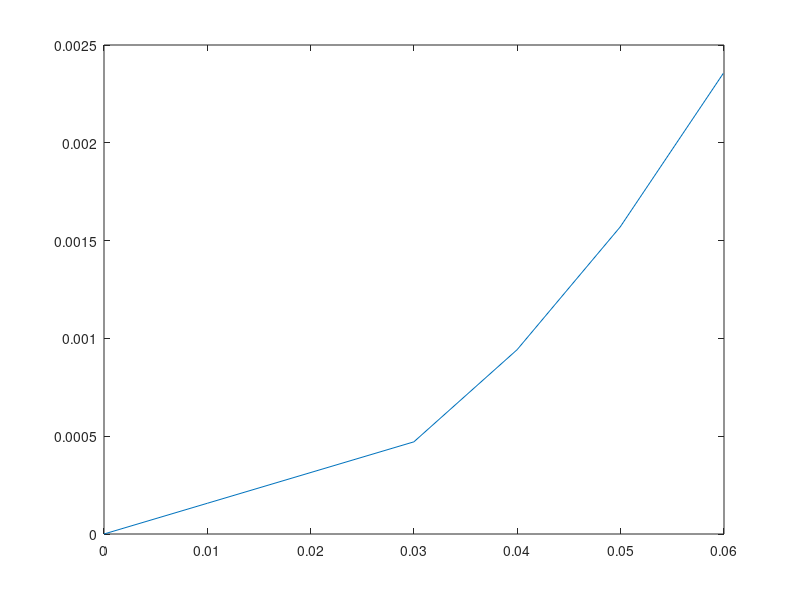

Source code (MATLAB):
%initial conditions
x0 = 0; %init xpos in meters
y0 = 0; %init ypos
theta0 = 0;
v0 = 0;

%parameters
h = .01; %step size

%init theta array
theta = [theta0];

%Omega array
omega = [pi/2, pi/2, pi/2, pi/2, pi/2, pi/2];

%velocities array
xvelocities = [v0, 1, 2, 1, 1, 1];
yvelocities = [v0, 1, 1, 1, 1, 1];

%positions array
x=[x0];
y=[y0];

%creating the array of theta
for i = 1:6
    theta(i+1) = theta(i) + h*omega(i);
end

%creating the array of x,y positions
for i = 1:6 
    x(i+1) = x(i)+h*xvelocities(i)*cos(theta(i)); 
    y(i+1) = y(i)+h*yvelocities(i)*sin(theta(i));
end

plot(x,y)